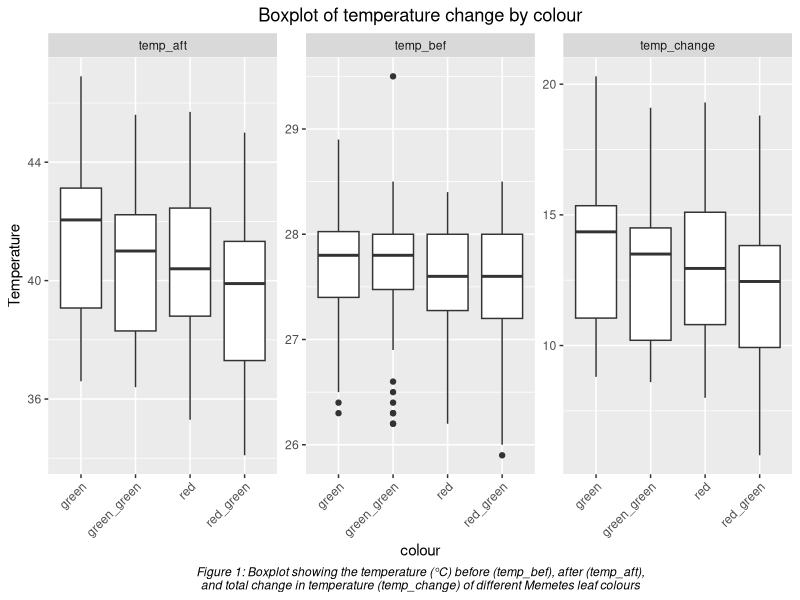

This chart was generated by the following R code:
## ---- chunk 1
library(tidyverse)
library(ggplot2)
library(rmarkdown)
library(knitr)
## ---- chunk 2
Jp <- read.csv("R_Deliverable.csv")
## ---- chunk 3
Jp$colour[Jp$colour == "red - green"] <- "red_green"
Jp$colour[Jp$colour == "green-green"] <- "green_green"
## ---- chunk 4
Jp <- Jp %>% filter(temp_bef != 0.0, temp_aft != 0.0, temp_change != 0.0)
## ---- chunk 5
Jp %>%
  group_by(colour) %>%
    select(!c("pair", "number", "shoot", "temp_ctr", "wet_weight", "time", "shoot_flower", "dry_weight")) %>% # removing the columns that are not needed
      pivot_longer(cols = c("temp_bef", "temp_aft", "temp_change"),
      names_to = "variable", values_to = "Temperature") %>% # making the data long
        ggplot() +     
        geom_boxplot(aes(y = Temperature, x = colour)) + # making the boxplot to have the temperature on the y axis and the colour on the x axis 
        ggtitle("Boxplot of temperature change by colour") +
        theme(plot.title = element_text(hjust=0.5))+
        labs(caption = "Figure 1: Boxplot showing the temperature (°C) before (temp_bef), after (temp_aft),
and total change in temperature (temp_change) of different Memetes leaf colours") +
        theme(plot.caption = element_text(hjust=0.5, face = "italic"))+
        theme(axis.text.x = element_text(angle = 45, hjust = 1))                                                       +      
        facet_wrap(vars(variable), scales = "free") # facet_wrap to have the boxplot for each variable         
